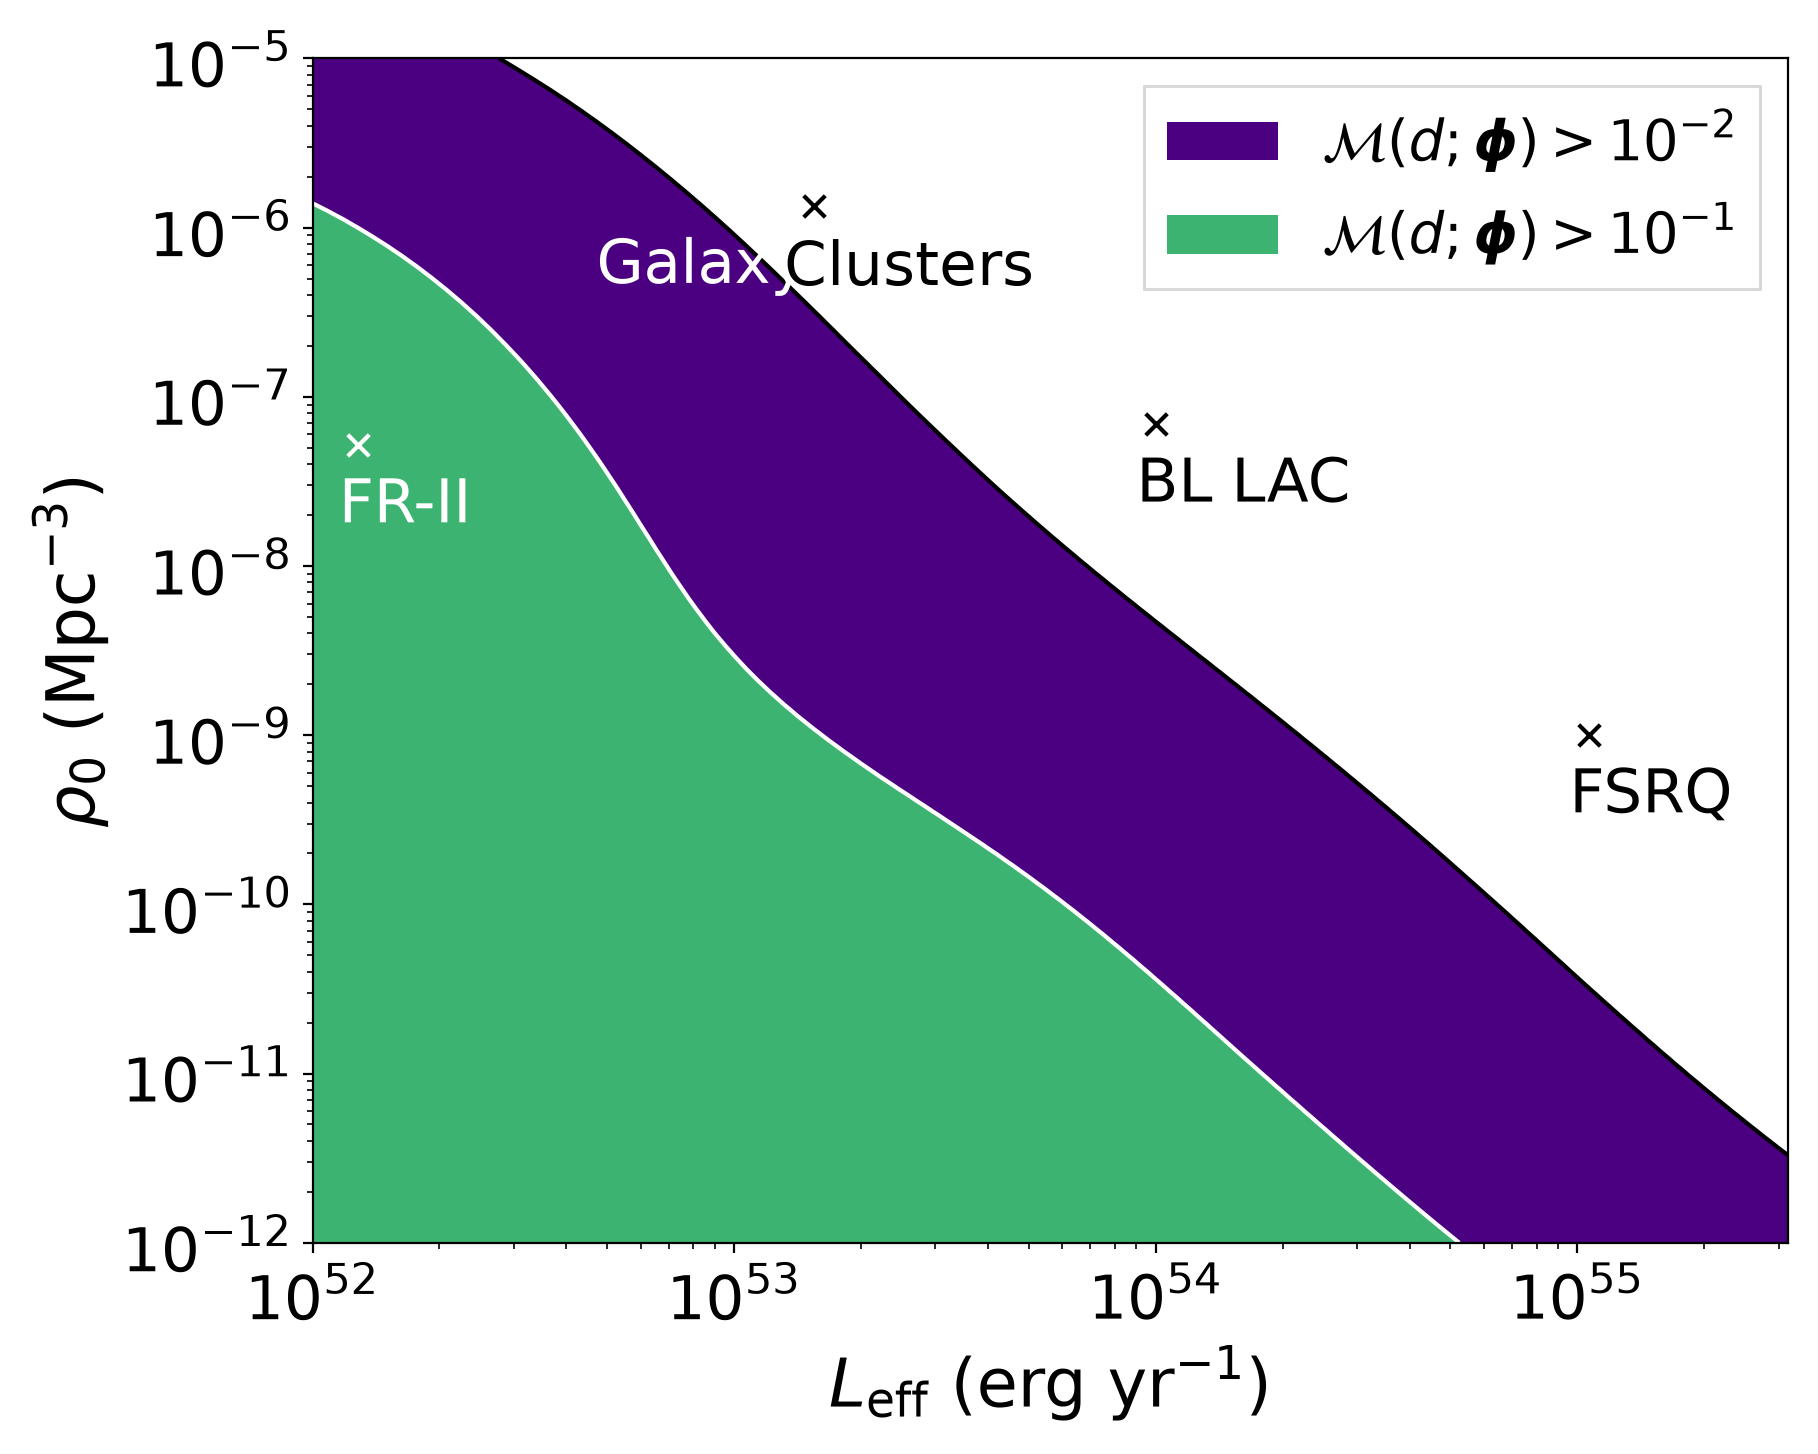

This chart was generated by the following Python code:
#!/usr/bin/env python
"""fig10.py -- regenerate Figure 10 of "A Search for Neutrino Point-source
Populations in 7 yr of IceCube Data with Neutrino-count Statistics"
(arXiv:1909.08623, ApJ 893 (2020) 102) from the IceCube 7-year point-source
posterior data release (doi:10.21234/dtrs-e557) held in the running clio-core
runtime.

Everything is read from clio-core through cte_ice (see cte_ice.py):
  * the manifest / tag list            -> locate the ingested release objects
  * posterior samples                  -> tag  ice/<zip>/posterior.h5/Isotropic
  * HDF5 attributes                    -> root tag (uniform-prior densities,
                                          units) and table tag (P_/NP_log_evidence)
  * the release's own example.py text  -> parsed for every figure parameter:
      grid bounds (Leff, rho0), the FIRESONG Leff->Fb and rho0->A conversions,
      the fixed spectral indices on the grid, the model prior, the contour
      levels/labels/colors, the two example models whose log Bayes factors are
      printed, and the four electromagnetic standard-candle points (FSRQ,
      BL LAC, Galaxy Clusters, FR-II, from arXiv:1411.4385).

The computation is a faithful port of the release's example.py (which the
readme says "generates a reproduction of Figure 10"):
  M(d; phi) = L_NP(d|phi) pi_NP / (L_0(d) pi_P + L_1(d) pi_NP)     (Eq. 27)
with the posterior density at phi estimated from the samples by a Gaussian
KDE, and ln L_NP(d|phi) = NP_log_evidence + ln posterior(phi) - ln prior(phi).

Differences from example.py forced by this environment (PyTables and LaTeX
are not installed here):
  * the HDF5 table is read through clio-core instead of PyTables;
  * usetex=False (mathtext instead of LaTeX), output PNG instead of PDF;
  * the KDE is evaluated on the grid in chunks (pointwise identical to the
    single call in example.py, but bounded in memory);
  * legend proxies are built from the contour colors directly because
    ContourSet.collections was removed in matplotlib >= 3.10.

Run:  source ./clio_env.sh && <venv python> fig10.py
"""
import os
import re
import time

import numpy as np
import matplotlib
matplotlib.use("Agg")
import matplotlib as mpl
import matplotlib.pyplot as plt
import scipy.stats

import cte_ice as ci

HERE = os.path.dirname(os.path.abspath(__file__))
OUT_PNG = os.path.join(HERE, "fig10.png")

timings = {}


def timed(name, fn):
    t0 = time.perf_counter()
    out = fn()
    timings[name] = time.perf_counter() - t0
    return out


def _1(pattern, src, flags=0):
    """First capture group of a regex that must match."""
    m = re.search(pattern, src, flags)
    assert m, "pattern not found in release example.py: %r" % pattern
    return m.group(1)


def _arith(s):
    """Safely evaluate a pure arithmetic expression like '-13 - 52'."""
    assert re.fullmatch(r"[\d\s+\-*/.()]+", s), s
    return eval(s, {"__builtins__": {}}, {})


# ---------------------------------------------------------------------------
# 1. Locate the release objects in clio-core via the manifest
# ---------------------------------------------------------------------------
rows = timed("manifest()", ci.manifest)


def tag_of(suffix):
    hits = [r["tag"] for r in rows if r["path"].endswith(suffix)]
    assert len(hits) == 1, (suffix, hits)
    return hits[0]


TAG_EXAMPLE = tag_of("/example.py")
TAG_README = tag_of("/readme.txt")
TAG_H5 = tag_of("/posterior.h5")

# Figure 10 uses the Isotropic spatial template (as does example.py)
iso_tables = [t for t in ci.tags(r"ice/.*posterior\.h5/.+") if t.endswith("/Isotropic")]
assert len(iso_tables) == 1, iso_tables
TAG_ISO = iso_tables[0]

# ---------------------------------------------------------------------------
# 2. Read all data, attributes and the release's code from clio-core
# ---------------------------------------------------------------------------
example_src = timed("read_text(example.py)", lambda: ci.read_text(TAG_EXAMPLE))
readme_txt = timed("read_text(readme.txt)", lambda: ci.read_text(TAG_README))
root_attrs = timed("read_attributes(posterior.h5 root)",
                   lambda: ci.read_attributes(TAG_H5))
iso_attrs = timed("read_attributes(Isotropic table)",
                  lambda: ci.read_attributes(TAG_ISO))
iso_table = timed("read_table(Isotropic posterior samples)",
                  lambda: ci.read_table(TAG_ISO))

# ---------------------------------------------------------------------------
# 3. Parse every figure/analysis parameter out of the release's example.py
# ---------------------------------------------------------------------------
ex = example_src

leff_lims = [float(x) for x in _1(r"Leff_lims = np\.array\(\[([^\]]+)\]\)", ex).split(",")]
rho0_lims = [float(x) for x in _1(r"rho0_lims = np\.array\(\[([^\]]+)\]\)", ex).split(",")]
n_grid = int(_1(r"log10_Leff_points = np\.linspace\(\*Leff_lims, num=(\d+)\)", ex))

# FIRESONG-derived conversions: log10 Fb = log10 Leff + (-13 - 52),
# log10 A = log10 rho0 + (18 - (-7))
fb_offset = _arith(_1(r"log10_Fb_points = log10_Leff_points \+ \(([^)]+)\)", ex))
a_offset = _arith(_1(r"log10_A_points = log10_rho0_points \+ \(([^)]+)\)", ex))

# fixed spectral indices used on the Fig. 10 grid
g = re.search(r"posterior_evalpoints = np\.vstack\(\[ln_A_meshpoints\.ravel\(\),\s*"
              r"ln_Fb_meshpoints\.ravel\(\),\s*([0-9.]+)\*np\.ones\(N_evalpoints\),\s*"
              r"(-?[0-9]+)\*np\.ones\(N_evalpoints\)\]\)", ex, re.S)
assert g, "grid evalpoints not found"
grid_n1, grid_n2 = float(g.group(1)), float(g.group(2))

# model prior pi_NP in compute_M_factor(..., prior, 0.5)  (pi_P = pi_NP = 0.5)
model_prior = float(_1(r"compute_M_factor\(posterior_evalpoints, posterior_estimate,\s*"
                       r"prior, ([0-9.]+)\)", ex))

# contour levels, labels and colors
cont_levels = list(eval("[" + _1(r"cont_levels = \[(.*?)\]", ex) + "]", {"np": np}))
cont_level_labels = list(eval("[" + _1(r"cont_level_labels = \[(.*?)\]", ex, re.S) + "]"))
line_colors = list(eval("[" + _1(r"plt\.contour\(.*?colors=\[(.*?)\]", ex, re.S) + "]"))
fill_colors = list(eval("[" + _1(r"plt\.contourf\(.*?colors=\[(.*?)\]", ex, re.S) + "]"))

# the two example models whose log Bayes factors example.py prints
model1 = eval(re.search(r"model_params_example\s*=\s*(dict\(.*?n2\s*=\s*-?\d+\))",
                        ex, re.S).group(1), {"np": np})
model2 = eval(re.search(r"model_params_example2\s*=\s*(dict\(.*?n2\s*=\s*-?\d+\))",
                        ex, re.S).group(1), {"np": np})

# the four electromagnetic standard-candle points (rho0, Leff), arXiv:1411.4385
candle = eval("np.array([" + _1(r"candle_points_rho0, candle_points_Leff = np\.array\(\[(.*?)\]\)\.T",
                                ex, re.S) + "]).T", {"np": np})
candle_rho0, candle_Leff = candle

# figure cosmetics from the rcParams lines in example.py
figsize = eval(_1(r"mpl\.rcParams\['figure\.figsize'\] = (.+)$", ex, re.M))
xtick = float(_1(r"mpl\.rcParams\['xtick\.labelsize'\] = (\d+)", ex))
ytick = float(_1(r"mpl\.rcParams\['ytick\.labelsize'\] = (\d+)", ex))
axsize = float(_1(r"mpl\.rcParams\['axes\.labelsize'\] = (\d+)", ex))
legsize = float(_1(r"mpl\.rcParams\['legend\.fontsize'\] = (\d+)", ex))

print("template tag           :", TAG_ISO)
print("posterior samples      : %d rows, fields %s" % (len(iso_table), iso_table.dtype.names))
print("Leff_lims (log10)      :", leff_lims, " rho0_lims (log10):", rho0_lims, " grid:", n_grid, "x", n_grid)
print("log10 Fb = log10 Leff +", fb_offset, "   log10 A = log10 rho0 +", a_offset)
print("fixed grid indices     : n1 =", grid_n1, " n2 =", grid_n2, "  model_prior =", model_prior)
print("contour levels (ln M)  :", cont_levels, " labels:", cont_level_labels)
print("line colors:", line_colors, " fill colors:", fill_colors)

# ---------------------------------------------------------------------------
# 4. Posterior, prior, evidences -- from clio-core attributes
# ---------------------------------------------------------------------------
# sample_array rows ordered [ln_A, ln_Fb, n1, n2] exactly as in example.py
sample_array = np.vstack([iso_table["ln_A"], iso_table["ln_Fb"],
                          iso_table["n1"], iso_table["n2"]])
posterior_estimate = scipy.stats.gaussian_kde(sample_array)

prior = (root_attrs["prior_ln_A"] * root_attrs["prior_ln_Fb"]
         * root_attrs["prior_n1"] * root_attrs["prior_n2"])
NP_log_evidence = iso_attrs["NP_log_evidence"]
P_log_evidence = iso_attrs["P_log_evidence"]
print("prior densities        :", {k: root_attrs[k] for k in
      ("prior_ln_A", "prior_ln_Fb", "prior_n1", "prior_n2")}, " product =", prior)
print("P_log_evidence         :", P_log_evidence)
print("NP_log_evidence        :", NP_log_evidence)


def compute_bayes_factor(params, post_estimate, param_prior):
    """ln BF of the point model vs the Poissonian model (example.py)."""
    if isinstance(params, dict):
        params = [params[k] for k in ["ln_A", "ln_Fb", "n1", "n2"]]
    # ln p(d|A) = ln evidence + ln posterior(A|d) - ln prior(A)
    ln_model_evidence = NP_log_evidence + post_estimate.logpdf(params) - np.log(param_prior)
    return ln_model_evidence - P_log_evidence


def compute_M_factor(params, post_estimate, param_prior, model_prior):
    """Pointwise likelihood ratio M(d; phi), Eq. (27) of the paper (example.py)."""
    if isinstance(params, dict):
        params = [params[k] for k in ["ln_A", "ln_Fb", "n1", "n2"]]
    ln_model_evidence = NP_log_evidence + post_estimate.logpdf(params) - np.log(param_prior)
    ln_model_space = np.logaddexp(P_log_evidence + np.log(1 - model_prior),
                                  NP_log_evidence + np.log(model_prior))
    return ln_model_evidence + np.log(model_prior) - ln_model_space


# ---------------------------------------------------------------------------
# 5. The two example models from the release's example code: log Bayes factors
# ---------------------------------------------------------------------------
for mp in (model1, model2):
    ln_bf = compute_bayes_factor(mp, posterior_estimate, prior)[0]
    print("Log Bayes Factor for model %s = %r" % (mp, ln_bf))

# ---------------------------------------------------------------------------
# 6. Evaluate ln M(d; phi) on the standard-candle grid (Fig. 10)
# ---------------------------------------------------------------------------
log10_Leff_points = np.linspace(*leff_lims, num=n_grid)
log10_rho0_points = np.linspace(*rho0_lims, num=n_grid)
log10_Fb_points = log10_Leff_points + fb_offset
log10_A_points = log10_rho0_points + a_offset
ln_Fb_points = log10_Fb_points * np.log(10)
ln_A_points = log10_A_points * np.log(10)

ln_A_mesh, ln_Fb_mesh = np.meshgrid(ln_A_points, ln_Fb_points)
log10_rho0_mesh, log10_Leff_mesh = np.meshgrid(log10_rho0_points, log10_Leff_points)
N_eval = ln_A_mesh.size
posterior_evalpoints = np.vstack([ln_A_mesh.ravel(), ln_Fb_mesh.ravel(),
                                  grid_n1 * np.ones(N_eval),
                                  grid_n2 * np.ones(N_eval)])
t0 = time.perf_counter()
ln_M = np.empty(N_eval)
CHUNK = 1000  # pointwise-identical to one big call, bounded memory
for s in range(0, N_eval, CHUNK):
    ln_M[s:s + CHUNK] = compute_M_factor(posterior_evalpoints[:, s:s + CHUNK],
                                         posterior_estimate, prior, model_prior)
kde_eval_s = time.perf_counter() - t0
ln_M_mesh = ln_M.reshape(ln_A_mesh.shape)
print("ln M grid: %d points evaluated in %.2f s; ln M range [%.3f, %.3f]"
      % (N_eval, kde_eval_s, ln_M.min(), ln_M.max()))

# ---------------------------------------------------------------------------
# 7. Plot (example.py's Fig. 10 recipe; mathtext instead of LaTeX, PNG output)
# ---------------------------------------------------------------------------
mpl.rcParams["figure.figsize"] = figsize
mpl.rcParams["xtick.labelsize"] = xtick
mpl.rcParams["ytick.labelsize"] = ytick
mpl.rcParams["axes.labelsize"] = axsize
mpl.rcParams["legend.fontsize"] = legsize

cont = plt.contour(10 ** log10_Leff_mesh, 10 ** log10_rho0_mesh, ln_M_mesh,
                   levels=cont_levels, colors=line_colors)
contf = plt.contourf(10 ** log10_Leff_mesh, 10 ** log10_rho0_mesh, ln_M_mesh,
                     levels=cont_levels, colors=fill_colors)

# legend proxies from the filled regions' face colors (collections API is gone
# in matplotlib >= 3.10, so build Rectangle proxies from the colors directly)
try:
    faces = np.atleast_2d(contf.get_facecolor())
    proxy = [plt.Rectangle((0, 0), 1, 1, fc=tuple(f)) for f in faces]
except Exception:
    proxy = [plt.Rectangle((0, 0), 1, 1, fc=c) for c in fill_colors[:len(cont_levels) - 1]]
legend_labels = [r"$\mathcal{M}(d; \boldsymbol{\phi}) > " + lbl + r"$"
                 for lbl in cont_level_labels[:-1]]
plt.legend(proxy, legend_labels, loc=1, fancybox=False)

# overplot the 4 electromagnetic standard-candle parameters (arXiv:1411.4385)
plt.scatter(candle_Leff[:-1], candle_rho0[:-1], marker="x", c="black", s=60)
plt.scatter(candle_Leff[-1], candle_rho0[-1], marker="x", c="white", s=60)
for i, txt in enumerate(["FSRQ", "BL LAC", "Galaxy Clusters", "FR-II"]):
    if txt == "FSRQ":
        plt.annotate(txt, (candle_Leff[i] * 0.9, candle_rho0[i] * 0.35), fontsize=22)
    if txt == "BL LAC":
        plt.annotate(txt, (candle_Leff[i] * 0.9, candle_rho0[i] * 0.35), fontsize=22)
    if txt == "Galaxy Clusters":
        plt.annotate("Galaxy", (candle_Leff[i] * 0.305, candle_rho0[i] * 0.35),
                     fontsize=22, color="white")
        plt.annotate("Clusters", (candle_Leff[i] * 0.85, candle_rho0[i] * 0.34), fontsize=22)
    if txt == "FR-II":
        plt.annotate(txt, (candle_Leff[i] * 0.9, candle_rho0[i] * 0.35),
                     fontsize=22, color="white")

plt.xscale("log")
plt.yscale("log")
plt.xlim(*10.0 ** np.array(leff_lims))
plt.ylim(*10.0 ** np.array(rho0_lims))
plt.ylabel(r"$\rho_0$ (Mpc${}^{-3}$)")
plt.xlabel(r"$L_{\mathrm{eff}}$ (erg yr${}^{-1}$)")
plt.tight_layout()
plt.savefig(OUT_PNG, dpi=200)
plt.close()
print("wrote", OUT_PNG)

# ---------------------------------------------------------------------------
# 8. Report how long reading from clio-core took
# ---------------------------------------------------------------------------
total = sum(timings.values())
print("\nclio-core read timings (s):")
for k, v in timings.items():
    print("  %-40s %.4f" % (k, v))
print("  %-40s %.4f" % ("TOTAL", total))
